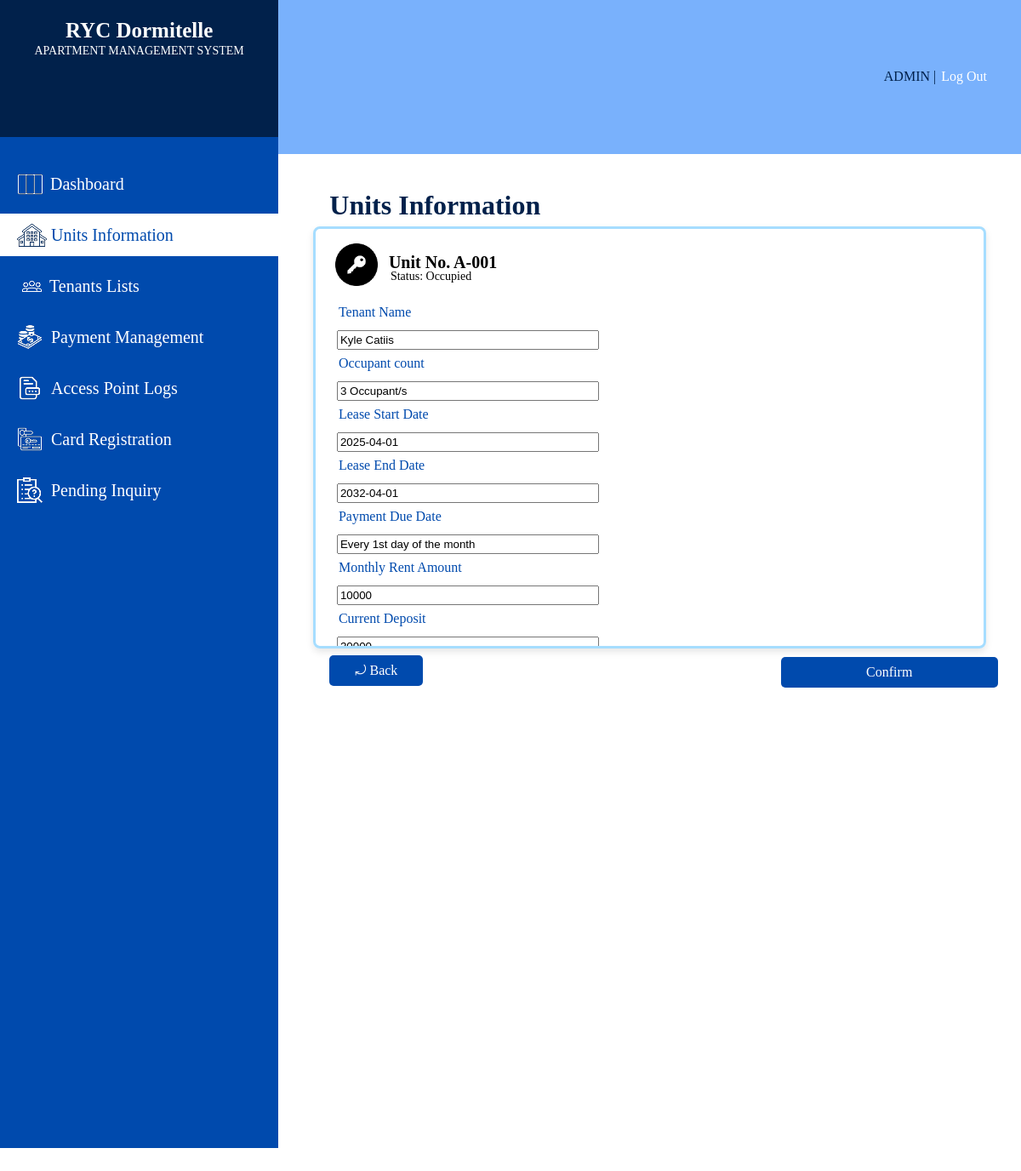
Screenshot of /OCCUPIEDUNITOVERVIEW.php?unit_no=A-001 (signed in) with the database file from the repository.
### tables this page shows
CREATE TABLE `units` (
  `unit_no` varchar(10) NOT NULL,
  `apartment_no` varchar(15) NOT NULL,
  `unit_address` varchar(30) NOT NULL,
  `unit_size` varchar(10) NOT NULL,
  `occupant_capacity` smallint(6) NOT NULL,
  `floor_level` varchar(10) NOT NULL,
  `unit_type` varchar(10) NOT NULL,
  `monthly_rent_amount` varchar(10) NOT NULL,
  `unit_status` varchar(15) NOT NULL
);

CREATE TABLE `tenants` (
  `tenant_ID` varchar(12) NOT NULL,
  `tenant_name` varchar(15) NOT NULL,
  `contact_number` varchar(13) NOT NULL,
  `email` varchar(30) NOT NULL,
  `emergency_contact_name` varchar(25) NOT NULL,
  `emergency_contact_num` varchar(13) NOT NULL,
  `tenant_image` varchar(255) NOT NULL
);

CREATE TABLE `tenant_unit` (
  `tenant_ID` varchar(12) NOT NULL,
  `unit_no` varchar(10) NOT NULL,
  `start_date` date NOT NULL,
  `end_date` date NOT NULL,
  `occupant_count` smallint(2) NOT NULL,
  `deposit` mediumint(6) NOT NULL,
  `balance` mediumint(6) NOT NULL,
  `payment_due` varchar(30) NOT NULL,
  `billing_period` varchar(31) NOT NULL,
  `status` varchar(10) NOT NULL
);

### OCCUPIEDUNITOVERVIEW.php (the view, shortened to what this page needs)
<?php
require_once 'db_connect.php';
if (isset($_GET['unit_no']) && !empty($_GET['unit_no'])) {
    $unit_no = $_GET['unit_no'];
    $stmt = $conn->prepare("
        SELECT
            units.unit_no,
            tenants.tenant_name,
            tenant_unit.occupant_count,
            tenant_unit.start_date,
            tenant_unit.end_date,
            tenant_unit.payment_due,
            units.monthly_rent_amount,
            tenant_unit.deposit,
            units.unit_size,
            units.unit_type,
            units.floor_level,
            units.unit_status
        FROM units
        INNER JOIN tenant_unit ON tenant_unit.unit_no = units.unit_no
        INNER JOIN tenants ON tenants.tenant_ID = tenant_unit.tenant_ID
        WHERE units.unit_no = ?
    ");
    $stmt->bind_param("s", $unit_no);
    $stmt->execute();
    $result = $stmt->get_result();
    if ($result->num_rows > 0) {
        $unitData = $result->fetch_assoc();
    } else {
        echo "No data found for this unit.";
        exit();
    }
} else {
    echo "Unit number not provided.";
    exit();
}
?>
<!DOCTYPE html>
<html lang="en">
<head>
</head>
<body>
    <div class="sideBar">
        <div class="systemTitle">
            <h1>RYC Dormitelle</h1>
            <p>APARTMENT MANAGEMENT SYSTEM</p>
        </div>
        <div class="sidebarContent">
            <div class="card">
                <a href="DASHBOARD.html" class="changeicon">
                    <img src="sidebarIcons/DashboardIconWht.png" alt="Dashboard Icon" class="DsidebarIcon" style="margin-right: 8px;">
                    Dashboard
                </a>
            </div>
            <div class="card">
                <a href="UNITSINFORMATION.html" style="background-color: #FFFF; color: #004AAD;">
                    <img src="sidebarIcons/UnitsInfoIcon.png" alt="Units Information Icon" class="UIsidebarIcon" style="margin-right: 5px;">
                    Units Information</a>
            </div>
            <div class="card">
                <a href="TENANTSLIST.html">
                    <img src="sidebarIcons/TenantsInfoIconWht.png" alt="Tenants Information Icon" class="THsidebarIcon" style="margin-right: 3px;">
                    Tenants Lists</a>
            </div>
            <div class="card">
                <a href="PAYMENTMANAGEMENT.html">
                    <img src="sidebarIcons/PaymentManagementIconWht.png" alt="Payment Management Icon" class="PMsidebarIcon" style="margin-right: 10px;">
                    Payment Management</a>
            </div>
            <div class="card">
                <a href="ACCESSPOINTLOGS.html">
                    <img src="sidebarIcons/AccesspointIconWht.png" alt="Access Point Logs Icon" class="APLsidebarIcon" style="margin-right: 10px;">
                    Access Point Logs</a>
            </div>
            <div class="card">
                <a href="#">
                    <img src="sidebarIcons/CardregisterIconWht.png" alt="Card Registration Icon" class="CGsidebarIcon" style="margin-right: 10px;">
                    Card Registration</a>
            </div>
            <div class="card">
                <a href="PENDINGINQUIRY.php">
                    <img src="sidebarIcons/PendingInquiryIconWht.png" alt="Pending Inquiry Icon" class="PIsidebarIcon" style="margin-right: 10px;">
                    Pending Inquiry</a>
            </div>
        </div>
    </div>
        <div class="mainBody">
            <div class="header">
                <div class="headerContent">
                    <a href="ADMINPROFILE.php" class="adminTitle">ADMIN</a>
                    <p class="adminLogoutspace">&nbsp;|&nbsp;</p>
                    <a href="LOGIN.php" class="logOutbtn">Log Out</a>
                </div>
            </div>
            <div class="mainContent">
                <h4>Units Information</h4>
                <div class="rfidContainer">
                    <div class="cardregistration">
                        <div class="rfidInput1">
                            <div class="formContainer">
                                <div class="cardreg">
                                    <div class="Unitslegend">
                                        <img src="UnitsInfoIcons/OccupiedUnitIcon.png" alt="Occupied Unit Icon" class="legendsIcon">
                                        <div class="unitNoandCode">
                                            <h5 id="unit_no">
                                                Unit No. <?php echo isset($unitData['unit_no']) ? htmlspecialchars($unitData['unit_no']) : 'N/A'; ?>
                                            </h5>
                                            <p id="unit_code">
                                                Status: <?php echo isset($unitData['unit_status']) ? htmlspecialchars($unitData['unit_status']) : 'N/A'; ?>
                                            </p>
                                        </div>
                                    </div>
                                </div>
                                <div>
                                    <label for="tenant_name">Tenant Name</label>
                                    <input type="text" name="tenant_name" id="tenant_name" value="<?php echo isset($unitData['tenant_name']) ? htmlspecialchars($unitData['tenant_name']) : ''; ?>" readonly>
                                </div>
                                <div>
                                    <label for="occupant_count">Occupant count</label>
                                    <input type="text" name="occupant_count" id="occupant_count" value="<?php echo isset($unitData['occupant_count']) ? htmlspecialchars($unitData['occupant_count']) : ''; ?> Occupant/s" readonly>
                                </div>
                                <div>
                                    <label for="start_date">Lease Start Date</label>
                                    <input type="text" name="start_date" id="start_date" value="<?php echo isset($unitData['start_date']) ? htmlspecialchars($unitData['start_date']) : ''; ?>" readonly>
                                </div>
                                <div>
                                    <label for="end_date">Lease End Date</label>
                                    <input type="text" name="end_date" id="end_date" value="<?php echo isset($unitData['end_date']) ? htmlspecialchars($unitData['end_date']) : ''; ?>" readonly>
                                </div>
                                <div>
                                    <label for="payment_due">Payment Due Date</label>
                                    <input type="text" name="payment_due" id="payment_due" value="<?php echo isset($unitData['payment_due']) ? htmlspecialchars($unitData['payment_due']) : ''; ?>" readonly>
                                </div>
                                <div>
                                    <label for="payment_amount">Monthly Rent Amount</label>
                                    <input type="text" name="payment_amount" id="payment_amount" value="<?php echo isset($unitData['monthly_rent_amount']) ? htmlspecialchars($unitData['monthly_rent_amount']) : ''; ?>" readonly>
                                </div>
                                <div>
                                    <label for="deposit">Current Deposit</label>
                                    <input type="text" name="deposit" id="deposit" value="<?php echo isset($unitData['deposit']) ? htmlspecialchars($unitData['deposit']) : ''; ?>" readonly>
                                </div>
                            </div>
                        </div>
                    </div>
                </div>
            <div class="footbtnContainer">
                <a href="UNITSINFORMATION.php" class="backbtn">&#10558; Back</a>
                <a href="#" class="confirmbtn">
                    Confirm</a>
            </div>
        </div>
    </div>
</body>
</html>

### OCCUPIEDUNITOVERVIEW.php (style rules this page uses)
body { display: flex; margin: 0; background-color: #FFFF; }
.sideBar { width: 450px; height: 100%; background-color: #01214B; }
.systemTitle { text-align: center; height: 10vh; padding-bottom: 5.3px; }
.systemTitle h1 { font-size: 25px; font-family: Inria Serif; align-items: center; position: relative; top: 5px; color: #FFFF; }
.systemTitle p { font-size: 14px; font-family: Inria Serif; position: relative; bottom: 10px; color: #FFFF; }
.sidebarContent { padding-top: 20px; height: 84vh; background-color: #004AAD; display: block; }
.card { width: 100%; height: 50px; display: flex; margin: 10px 0px 10px; align-items: center; justify-content: center; }
.card a { margin: auto 0px auto 0px; font-size: 20px; padding-left: 20px; font-weight: 500; display: flex; text-decoration: none; align-items: center; color: #01214B; height: 100%; width: 100%; background-color: #004AAD; color: white; }
.mainBody { width: 100vw; height: 100%; background-color: white; }
.header { height: 13vh; width: 100%; background-color: #79B1FC; display: flex; justify-content: end; align-items: center; }
.headerContent { margin-right: 40px; display: flex; justify-content: center; align-items: center; }
.adminTitle { font-size: 16px; color: #01214B; position: relative; text-decoration: none; }
.adminLogoutspace { font-size: 16px; color: #01214B; position: relative; text-decoration: none; }
.logOutbtn { font-size: 16px; color: #FFFF; position: relative; margin-left: 2px; text-decoration: none; }
.mainContent { height: 100%; width: 100%; margin: 0px auto; background-color: #FFFF; }
.mainContent h4 { color: #01214B; font-size: 32px; margin-left: 60px; height: 0px; }
.Unitslegend { display: flex; justify-content: left; align-items: center; position: relative; height: 20px; bottom: 35px; right: 10px; }
.legendsIcon { height: 50px; width: 50px; margin-right: 3px; margin-left: 8px; }
.unitNoandCode { height: 16px; position: relative; bottom: 40px; margin-left: 10px; }
.unitNoandCode h5 { font-size: 20px; position: relative; height: 10px; }
.unitNoandCode p { font-size: 14px; position: relative; bottom: 23px; margin-left: 2px; }
.cardreg { display: flex; justify-content: left; width: 100%; align-items: center; }
.rfidContainer { max-width: 90%; margin: 0 auto; border: 3px solid #A6DDFF; border-radius: 8px; height: 490px; overflow: hidden; box-shadow: 0 4px 8px rgba(0,0,0,0.1); overflow-y: auto; scrollbar-width: none; }
.cardregistration { display: flex; justify-content: left; height: 350px; width: 95%; margin-left: 10px; position: relative; bottom: 5px; }
.rfidInput1 { width: 60%; height: 90%; margin: auto 0px; position: relative; top: 50px; }
.formContainer { width: 100%; height: 470px; margin-top: 5px; margin-left: 15px; }
.formContainer label { display: inline-block; width: 180px; margin-bottom: 10px; padding: 2px; vertical-align: top; color: #004AAD; }
.formContainer [type="text"], input[type="date"] { width: 300px; padding: 2px; margin-bottom:5px; }
.footbtnContainer { width: 90%; height: 20px; margin-left: 60px; display: flex; position: relative; top: 38px; justify-content: space-between; align-items: center; }
.backbtn { height: 36px; width: 110px; position: relative; display: flex; align-items: center; justify-content: center; bottom: 22px; background-color: #004AAD; color: #FFFFFF; text-decoration: none; border-radius: 5px; }
.confirmbtn { height: 36px; width: 255px; position: relative; display: flex; align-items: center; justify-content: center; bottom: 20px; background-color: #004AAD; color: #FFFFFF; text-decoration: none; border-radius: 5px; }

### rows the page displays
units: unit_no "A-001", unit_status "Occupied", tenant_name "Kyle Catiis", start_date "2025-04-01", end_date "2032-04-01", payment_due "Every 1st day of the month", payment_amount "10000", deposit "20000"
tenant_unit: occupant_count "3 Occupant/s"
